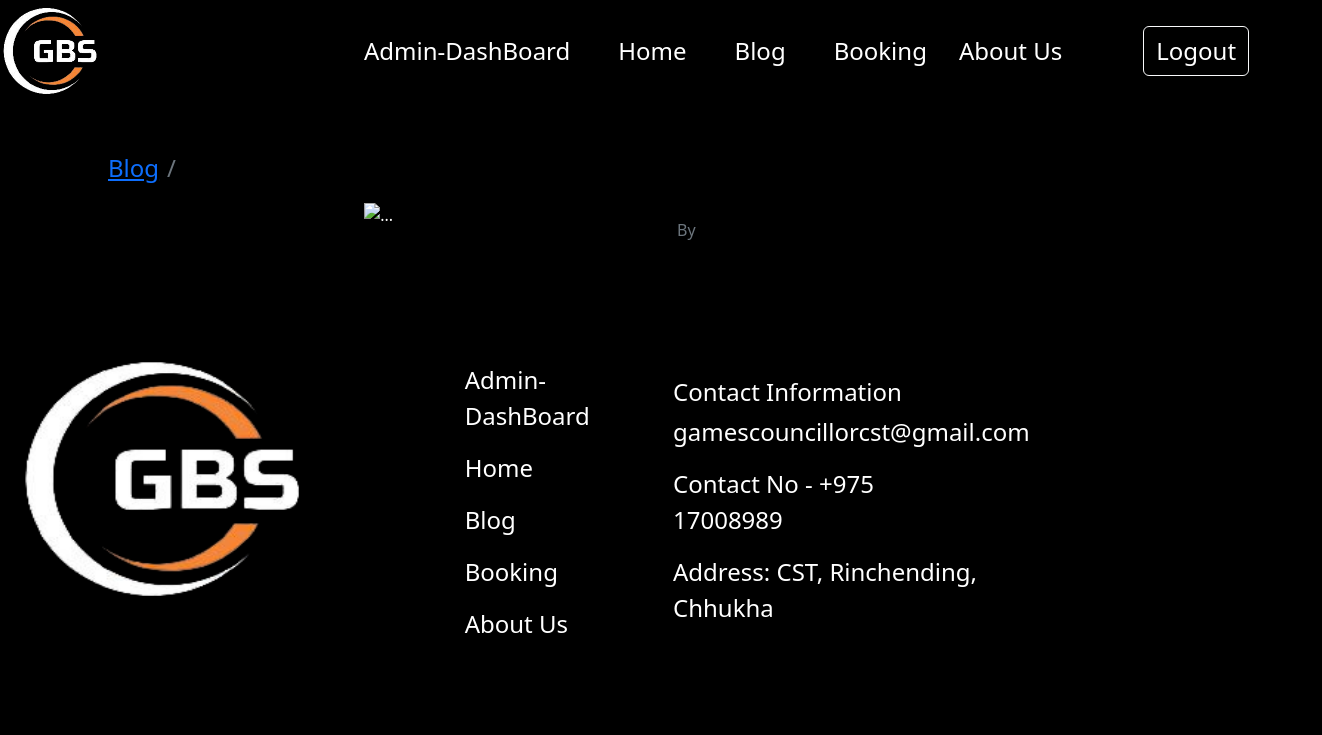
Before: /blog/3 (signed in) with the older database file.
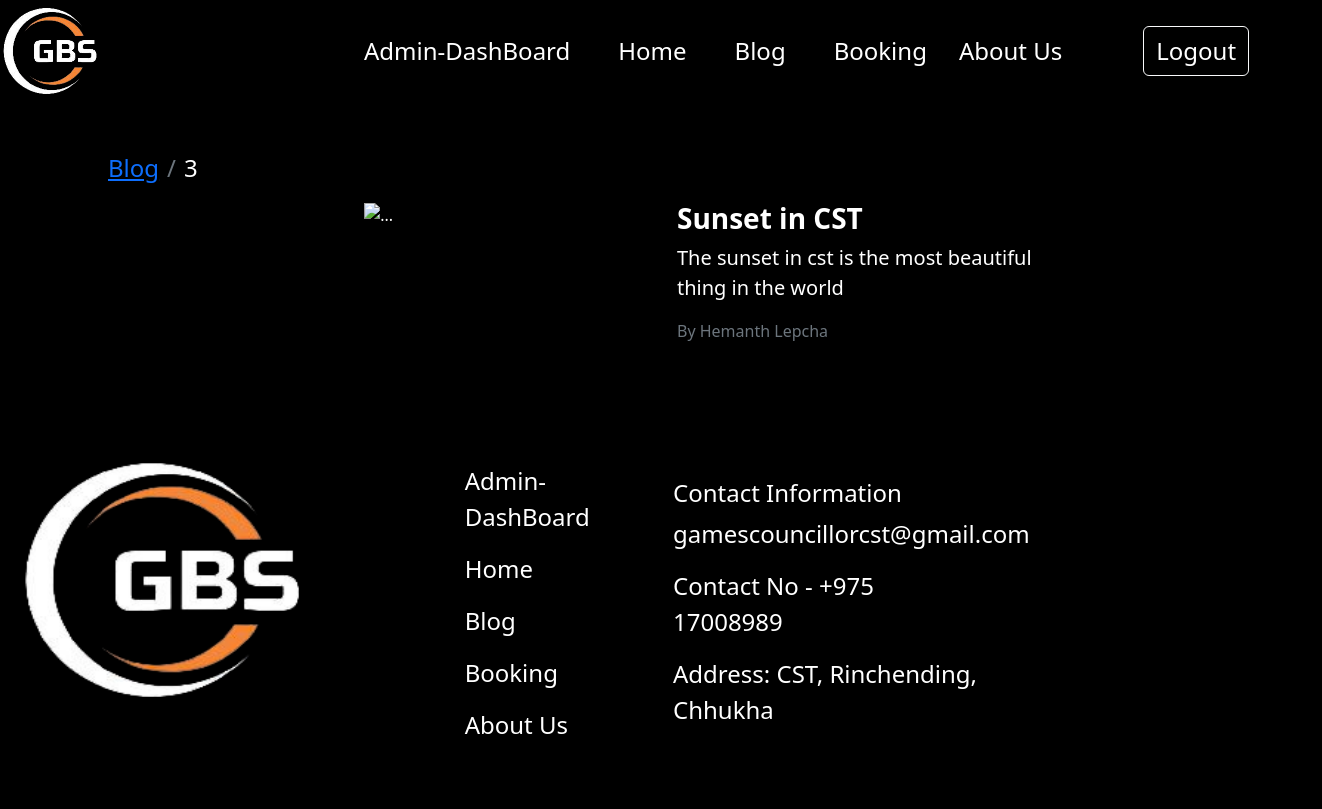
After: the same page with the newer database file.
### models.py (models this page shows, shortened)
class Blogs(db.Model):
    BId = db.Column(db.Integer, primary_key=True, autoincrement=True)
    title = db.Column(db.String(100), nullable=False)
    content = db.Column(db.Text, nullable=False)
    author = db.Column(db.String(100), nullable=False)
    image = db.Column(db.Text, nullable=False)
    mimetype = db.Column(db.Text, nullable=False)
    date_created = db.Column(db.DateTime, nullable=False, default=datetime.utcnow)

### app.py (the view)
@app.route('/blog/<int:id>')
def blog_detail(id):
    if 'role' in session:
        _blog=Blogs.query.filter_by(BId=id).first()
        return render_template('blog_disp.html',data={'role_status':session['LogAs'],'blog':_blog})
    else:
        blog=Blogs.query.filter_by(BId=id).first()
        return render_template('blog_disp.html', data={'b': 'active','blog':blog})

### templates/blog_disp.html (shortened to what this page needs)
{%extends 'index.html'%}
{%block content%}
<div class="my-5 bg-black text-bg-light container-fluid row text-center">
    <nav aria-label="breadcrumb">
        <ol class="breadcrumb ms-5">
          <li class="breadcrumb-item nav-item fs-4 ms-5"><a class="nav-item" href="\blog">Blog</a></li>
          <li class="breadcrumb-item nav-item fs-4">{{data.blog.BId}}</li>
        </ol>
      </nav>
    <div class="col-lg-1"></div>
    <div class="col-lg-5">
        <img src="/blog/img/{{data.blog.BId}}" class="img-fluid" alt="...">
    </div>
    <div class="col-lg-5 text-center">
        <div class="col-lg-10 col-sm-12 px-3">
            <h1 class="text-start fs-3"><b> {{data.blog.title}} </b></h1>
            <p class="text-start fs-5">{{data.blog.content}}</p>
            <p class="text-start text-muted">By {{data.blog.author}}</p>
        </div>
    </div>
</div>
{%endblock%}

Changed rows visible on the page:
added Blogs: blog.BId "3", blog "Sunset in CST", blog.content "The sunset in cst is the most beautiful thing in the world", blog.author "Hemanth Lepcha"
